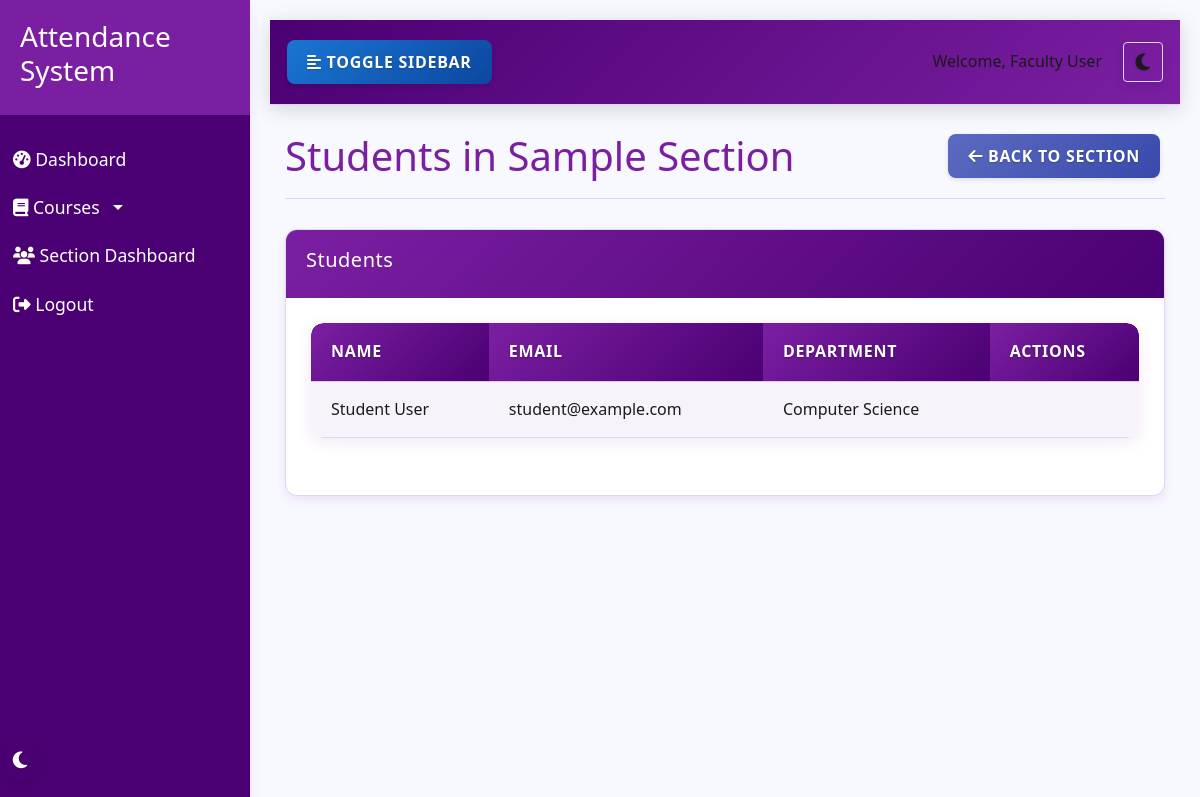
/section/section/2/students (signed in), run on the app's committed database.
### models.py (models this page shows, shortened)
class User(db.Model, UserMixin):
    id = db.Column(db.Integer, primary_key=True)
    name = db.Column(db.String(100), nullable=False)
    email = db.Column(db.String(100), unique=True, nullable=False)
    password = db.Column(db.String(200), nullable=False)
    role = db.Column(db.String(20), nullable=False)  # 'admin', 'faculty', 'student'
    department = db.Column(db.String(100), nullable=True)
    profile_pic = db.Column(db.String(200), nullable=True)
    created_at = db.Column(db.DateTime, default=datetime.utcnow)
    attendances = db.relationship('Attendance', foreign_keys='Attendance.user_id', backref='user', lazy=True)
    marked_attendances = db.relationship('Attendance', foreign_keys='Attendance.marked_by', backref='marked_by_user', lazy=True)
    leave_requests = db.relationship('LeaveRequest', foreign_keys='LeaveRequest.user_id', backref='user', lazy=True)
    approved_leaves = db.relationship('LeaveRequest', foreign_keys='LeaveRequest.approved_by', backref='approved_by_user', lazy=True)
    student_sections = db.relationship('Section', secondary=section_students, backref=db.backref('students', lazy='dynamic'))
    teacher_sections = db.relationship('Section', secondary=section_teachers, backref=db.backref('teachers', lazy='dynamic'))

class Section(db.Model):
    id = db.Column(db.Integer, primary_key=True)
    name = db.Column(db.String(100), nullable=False)
    description = db.Column(db.Text, nullable=True)
    created_at = db.Column(db.DateTime, default=datetime.utcnow)
    created_by = db.Column(db.Integer, db.ForeignKey('user.id'), nullable=False)
    creator = db.relationship('User', foreign_keys=[created_by])
    section_courses_rel = db.relationship('Course', secondary=section_courses, overlaps="courses,sections", viewonly=True)

### section_attendance.py (the view)
@section_bp.route('/section/<int:section_id>/students')
@login_required
def section_students(section_id):
    section = Section.query.get_or_404(section_id)
    if current_user.role == 'admin':
        pass  # Admin has access to all sections
    elif current_user.role == 'faculty':
        faculty_courses = Course.query.filter_by(faculty_id=current_user.id).all()
        if not any(course in section.courses for course in faculty_courses):
            flash('You do not have access to this section', 'danger')
            return redirect(url_for('section.dashboard'))
    else:
        if section not in current_user.student_sections:
            flash('You do not have access to this section', 'danger')
            return redirect(url_for('section.dashboard'))
    return render_template('section/section_students.html', section=section)

### app.py (called while the page is built)
@login_manager.user_loader
def load_user(user_id):
    return User.query.get(int(user_id))

### templates/section/section_students.html (shortened to what this page needs)
{% extends 'base.html' %}
{% block content %}
<div class="page-header">
    <h1>Students in {{ section.name }}</h1>
    <div>
        <a href="{{ url_for('section.view_section', section_id=section.id) }}" class="btn btn-secondary">
            <i class="fas fa-arrow-left"></i> Back to Section
        </a>
    </div>
</div>
<div class="row">
    <div class="col-md-12">
        <div class="card">
            <div class="card-header">
                <h5 class="card-title">Students</h5>
            </div>
            <div class="card-body">
                {% if section.students.all() %}
                <div class="table-container">
                    <div class="table-responsive">
                        <table class="table">
                            <thead>
                                <tr>
                                    <th>Name</th>
                                    <th>Email</th>
                                    <th>Department</th>
                                    <th>Actions</th>
                                </tr>
                            </thead>
                            <tbody>
                                {% for student in section.students.all() %}
                                <tr>
                                    <td>{{ student.name }}</td>
                                    <td>{{ student.email }}</td>
                                    <td>{{ student.department or 'N/A' }}</td>
                                    <td>
                                    </td>
                                </tr>
                                {% endfor %}
                            </tbody>
                        </table>
                    </div>
                </div>
                {% else %}
                <div class="alert alert-info">
                    <i class="fas fa-info-circle"></i> No students assigned to this section.
                </div>
                {% endif %}
            </div>
        </div>
    </div>
</div>
{% endblock %}

### templates/base.html (shortened to what this page needs)
<!DOCTYPE html>
<html lang="en">
<head>
    <link rel="stylesheet" href="https://cdn.jsdelivr.net/npm/bootstrap@5.3.0/dist/css/bootstrap.min.css">
    <link rel="stylesheet" href="{{ url_for('static', filename='css/style.css') }}">
    <link rel="stylesheet" href="{{ url_for('static', filename='css/themes.css') }}">
    <link rel="stylesheet" href="{{ url_for('static', filename='css/dark-mode-fixes.css') }}">
    <link rel="stylesheet" href="{{ url_for('static', filename='css/button-fixes.css') }}">
    <link rel="stylesheet" href="{{ url_for('static', filename='css/table-fixes.css') }}">
    <link rel="stylesheet" href="https://cdnjs.cloudflare.com/ajax/libs/font-awesome/6.4.0/css/all.min.css">
</head>
<body>
    <div class="wrapper">
        {% if current_user.is_authenticated %}
        <nav class="sidebar">
            <div class="sidebar-header">
                <h3>Attendance System</h3>
            </div>
            <ul class="list-unstyled components">
                {% if current_user.role == 'admin' %}
                <li>
                    <a href="{{ url_for('admin.dashboard') }}"><i class="fas fa-tachometer-alt"></i> Dashboard</a>
                </li>
                <li>
                    <a href="{{ url_for('admin.manage_users') }}"><i class="fas fa-users"></i> Manage Users</a>
                </li>
                <li>
                    <a href="{{ url_for('admin.manage_courses') }}"><i class="fas fa-book"></i> Manage Courses</a>
                </li>
                <li>
                    <a href="{{ url_for('admin.manage_sections') }}"><i class="fas fa-layer-group"></i> Manage Sections</a>
                </li>
                <li>
                    <a href="{{ url_for('section.dashboard') }}"><i class="fas fa-users"></i> Section Dashboard</a>
                </li>
                <li>
                    <a href="{{ url_for('admin.reports') }}"><i class="fas fa-chart-bar"></i> Reports</a>
                </li>
                <li>
                    <a href="{{ url_for('admin.manage_leaves') }}"><i class="fas fa-calendar-alt"></i> Leave Requests</a>
                </li>
                {% elif current_user.role == 'faculty' %}
                <li>
                    <a href="{{ url_for('faculty.dashboard') }}"><i class="fas fa-tachometer-alt"></i> Dashboard</a>
                </li>
                <li>
                    <a href="javascript:void(0)" class="dropdown-toggle" id="courseDropdown">
                        <i class="fas fa-book"></i> Courses
                    </a>
                </li>
                <li>
                    <a href="{{ url_for('section.dashboard') }}"><i class="fas fa-users"></i> Section Dashboard</a>
                </li>
                {% endif %}
                <li>
                    <a href="{{ url_for('logout') }}"><i class="fas fa-sign-out-alt"></i> Logout</a>
                </li>
            </ul>
            <div class="theme-toggle">
                <button class="theme-toggle-btn" aria-label="Toggle Dark Mode">
                </button>
            </div>
        </nav>
        {% endif %}
        <div id="content" class="{% if current_user.is_authenticated %}with-sidebar{% endif %}">
            {% if current_user.is_authenticated %}
            <nav class="navbar navbar-expand-lg navbar-light bg-light">
                <div class="container-fluid">
                    <button type="button" id="sidebarCollapse" class="btn btn-info">
                        <i class="fas fa-align-left"></i>
                        <span>Toggle Sidebar</span>
                    </button>
                    <div class="d-flex align-items-center">
                        <div class="user-info me-3">
                            <span>Welcome, {{ current_user.name }}</span>
                        </div>
                        <div class="theme-toggle-navbar">
                            <button class="theme-toggle-btn btn btn-sm btn-outline-secondary" aria-label="Toggle Dark Mode">
                            </button>
                        </div>
                    </div>
                </div>
            </nav>
            {% endif %}
            <div class="container mt-4">
                {% block content %}{% endblock %}
            </div>
        </div>
    </div>
</body>
</html>

### static/css/themes.css (style rules this page uses)
[data-theme="light"] { --primary-color: #7b1fa2; --primary-light: #ae52d4; --primary-dark: #4a0072; --accent-color: #ff5722; --text-light: #ffffff; --text-dark: #1a1a1a; --text-primary: #7b1fa2; --text-secondary: #5c6bc0; --background-light: #f8f8ff; --background-dark: #121212; --card-bg-light: #ffffff; --card-bg-dark: #1e1e1e; --border-color-light: #d8d8ff; --border-color-dark: #333333; --shadow-light: 0 4px 10px rgba(123, 31, 162, 0.1); --shadow-dark: 0 4px 10px rgba(0, 0, 0, 0.3); --success-color: #2e7d32; --warning-color: #f57c00; --danger-color: #d32f2f; --info-color: #1976d2; --navbar-bg: #f0e6ff; --input-bg: #ffffff; --input-text: #1a1a1a; --input-border: #d8d8ff; --modal-bg: #ffffff; --dropdown-bg: #ffffff; --dropdown-text: #1a1a1a; --dropdown-hover: #f0e6ff; --table-header-bg: #7b1fa2; --table-header-text: #ffffff; --table-stripe-bg: rgba(123, 31, 162, 0.05); --table-hover-bg: rgba(123, 31, 162, 0.1); --table-border-color: rgba(123, 31, 162, 0.2); --btn-default-bg: #f0e6ff; --btn-default-text: #1a1a1a; --btn-primary-bg: #7b1fa2; --btn-primary-text: #ffffff; --btn-secondary-bg: #5c6bc0; --btn-secondary-text: #ffffff; --btn-success-bg: #2e7d32; --btn-success-text: #ffffff; --btn-danger-bg: #d32f2f; --btn-danger-text: #ffffff; --btn-info-bg: #1976d2; --btn-info-text: #ffffff; --btn-warning-bg: #f57c00; --btn-warning-text: #ffffff; }
body { background-color: var(--background-light); color: var(--text-dark); transition: background-color 0.3s ease, color 0.3s ease; }
.card, .stat-card, .course-card, .feature-card, .login-card { background-color: var(--card-bg-light); border-color: var(--border-color-light); transition: background-color 0.3s ease, border-color 0.3s ease, box-shadow 0.3s ease; }
.navbar { background-color: var(--navbar-bg) !important; border-color: var(--border-color-light); transition: background-color 0.3s ease, border-color 0.3s ease; }
.table { color: var(--text-dark); transition: color 0.3s ease; }
.table td { color: var(--text-dark); }
.table th, .table td { border-color: var(--border-color-light); transition: border-color 0.3s ease; }
.table thead th { background-color: var(--table-header-bg); transition: background-color 0.3s ease; }
.table tbody tr:nth-of-type(odd) { background-color: var(--table-stripe-bg); transition: background-color 0.3s ease; }
.sidebar { background: var(--primary-dark); transition: background-color 0.3s ease; }
.sidebar .sidebar-header { background: var(--primary-color); transition: background-color 0.3s ease; }
.page-header { border-color: var(--border-color-light); transition: border-color 0.3s ease; }
.btn-secondary { background-color: var(--btn-secondary-bg); border-color: var(--btn-secondary-bg); color: var(--btn-secondary-text); }
.btn-info { background-color: var(--btn-info-bg); border-color: var(--btn-info-bg); color: var(--btn-info-text); }
a { color: var(--primary-color); transition: color 0.3s ease; }

### static/css/table-fixes.css (style rules this page uses)
.table-container { border-radius: 12px; overflow: hidden; box-shadow: 0 4px 15px rgba(123, 31, 162, 0.1); margin-bottom: 2rem; }
.table { margin-bottom: 0 !important; background-color: transparent !important; font-family: 'Segoe UI', Roboto, 'Helvetica Neue', Arial, sans-serif; }
.table thead th { background: linear-gradient(135deg, var(--primary-color), var(--primary-dark)); color: var(--table-header-text); font-weight: 600; text-transform: uppercase; letter-spacing: 0.7px; padding: 16px 20px; border: none; text-shadow: 0 1px 2px rgba(0, 0, 0, 0.3); }
.table thead th:first-child { border-top-left-radius: 12px; }
.table thead th:last-child { border-top-right-radius: 12px; }
.table td { border-top: 1px solid var(--table-border-color); padding: 15px 20px; vertical-align: middle; background-color: transparent !important; font-weight: 500; }
.table tbody tr:nth-of-type(odd) { background-color: var(--table-stripe-bg); }
.table-responsive { border-radius: 12px; overflow: hidden; }

### data on the page
User: name "Faculty User"
Section: name "Sample Section"
User: name "Student User", email "student@example.com", department "Computer Science"
